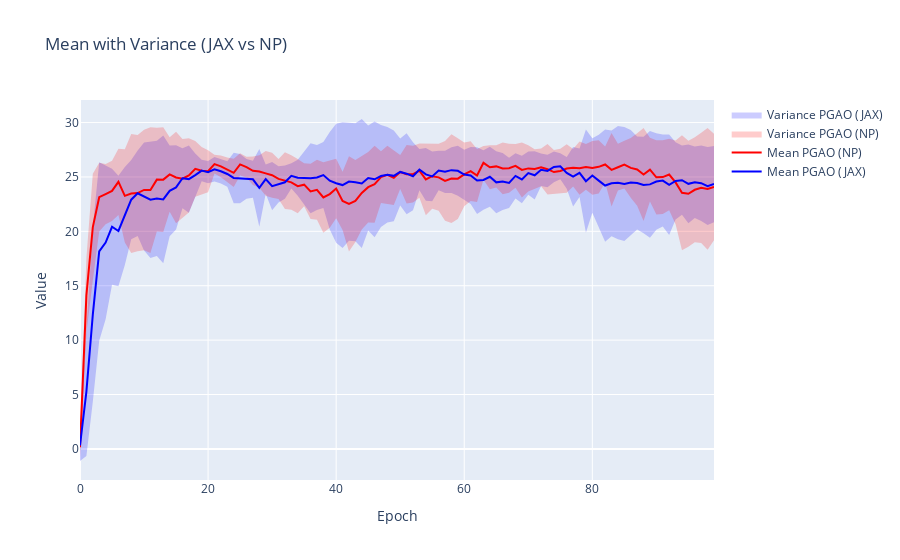

The notebook cell saved with this chart:
### Code cell
# Create the figure
fig = go.Figure()

# Add shaded regions for variance for performances_jax (blue)
upper_bound_jax = performances_jax['mean'] + performances_jax['std']
lower_bound_jax = performances_jax['mean'] - performances_jax['std']

# Add shaded regions for variance for performances_np (red)
upper_bound_np = performances_np['mean'] + performances_np['std']
lower_bound_np = performances_np['mean'] - performances_np['std']

fig.add_trace(go.Scatter(
    x=performances_jax.index.append(performances_jax.index[::-1]),
    y=pd.concat([upper_bound_jax, lower_bound_jax[::-1]]),
    fill='toself',
    fillcolor='rgba(0, 0, 255, 0.2)',
    line=dict(color='rgba(255,255,255,0)'),
    name='Variance PGAO (JAX)',
))

fig.add_trace(go.Scatter(
    x=performances_np.index.append(performances_np.index[::-1]),
    y=pd.concat([upper_bound_np, lower_bound_np[::-1]]),
    fill='toself',
    fillcolor='rgba(255, 0, 0, 0.2)',
    line=dict(color='rgba(255,255,255,0)'),
    name='Variance PGAO (NP)',
))

# Add the mean line plot for performances_np (red)
fig.add_trace(go.Scatter(
    x=performances_np.index,
    y=performances_np['mean'],
    mode='lines',
    name='Mean PGAO (NP)',
    line=dict(color='red')
))

# Add the mean line plot for performances_jax (blue)
fig.add_trace(go.Scatter(
    x=performances_jax.index,
    y=performances_jax['mean'],
    mode='lines',
    name='Mean PGAO (JAX)',
    line=dict(color='blue')
))

# Update layout
fig.update_layout(
    title='Mean with Variance (JAX vs NP)',
    xaxis_title='Epoch',
    yaxis_title='Value',
)

# Show the plot
fig.show()

### Figure 1 — Plotly figure (JSON) as saved in the notebook; plotly's stock layout.template omitted (floating-point values rounded to 4 significant figures; data arrays with more than 128 entries replaced by an {"elided": "..."} marker saying what was removed)
{"data": [{"fill": "toself", "fillcolor": "rgba(0, 0, 255, 0.2)", "line": {"color": "rgba(255,255,255,0)"}, "name": "Variance PGAO (JAX)", "x": {"elided": "200 int values"}, "y": {"elided": "200 float values"}, "type": "scatter"}, {"fill": "toself", "fillcolor": "rgba(255, 0, 0, 0.2)", "line": {"color": "rgba(255,255,255,0)"}, "name": "Variance PGAO (NP)", "x": {"elided": "200 int values"}, "y": {"elided": "200 float values"}, "type": "scatter"}, {"line": {"color": "red"}, "mode": "lines", "name": "Mean PGAO (NP)", "x": [0, 1, 2, 3, 4, 5, 6, 7, 8, 9, 10, 11, 12, 13, 14, 15, 16, 17, 18, 19, 20, 21, 22, 23, 24, 25, 26, 27, 28, 29, 30, 31, 32, 33, 34, 35, 36, 37, 38, 39, 40, 41, 42, 43, 44, 45, 46, 47, 48, 49, 50, 51, 52, 53, 54, 55, 56, 57, 58, 59, 60, 61, 62, 63, 64, 65, 66, 67, 68, 69, 70, 71, 72, 73, 74, 75, 76, 77, 78, 79, 80, 81, 82, 83, 84, 85, 86, 87, 88, 89, 90, 91, 92, 93, 94, 95, 96, 97, 98, 99], "y": [0.1539, 14.11, 20.38, 23.14, 23.42, 23.72, 24.55, 23.26, 23.47, 23.51, 23.8, 23.79, 24.75, 24.75, 25.23, 24.95, 24.84, 25.14, 25.74, 25.57, 25.53, 26.18, 25.97, 25.65, 25.38, 26.15, 25.9, 25.57, 25.5, 25.33, 25.16, 24.82, 24.66, 24.5, 24.16, 24.29, 23.67, 23.82, 23.11, 23.42, 23.94, 22.8, 22.53, 22.79, 23.53, 24.06, 24.34, 24.99, 25.19, 24.92, 25.46, 25.24, 25.25, 25.57, 24.77, 25.07, 24.96, 24.64, 24.85, 24.84, 25.23, 25.54, 25.13, 26.3, 25.89, 25.97, 25.79, 25.8, 26.02, 25.64, 25.79, 25.74, 25.88, 25.71, 25.45, 25.55, 25.78, 25.84, 25.81, 25.92, 25.83, 25.93, 26.14, 25.66, 25.89, 26.13, 25.83, 25.68, 25.23, 25.67, 24.96, 24.99, 25.22, 24.5, 23.54, 23.45, 23.82, 24.0, 23.9, 24.07], "type": "scatter"}, {"line": {"color": "blue"}, "mode": "lines", "name": "Mean PGAO (JAX)", "x": [0, 1, 2, 3, 4, 5, 6, 7, 8, 9, 10, 11, 12, 13, 14, 15, 16, 17, 18, 19, 20, 21, 22, 23, 24, 25, 26, 27, 28, 29, 30, 31, 32, 33, 34, 35, 36, 37, 38, 39, 40, 41, 42, 43, 44, 45, 46, 47, 48, 49, 50, 51, 52, 53, 54, 55, 56, 57, 58, 59, 60, 61, 62, 63, 64, 65, 66, 67, 68, 69, 70, 71, 72, 73, 74, 75, 76, 77, 78, 79, 80, 81, 82, 83, 84, 85, 86, 87, 88, 89, 90, 91, 92, 93, 94, 95, 96, 97, 98, 99], "y": [0.3125, 5.272, 12.34, 18.15, 18.97, 20.42, 20.03, 21.41, 22.91, 23.49, 23.21, 22.91, 23.02, 22.94, 23.73, 24.04, 24.88, 24.8, 25.17, 25.59, 25.44, 25.7, 25.53, 25.27, 24.91, 24.85, 24.82, 24.78, 24.0, 24.79, 24.16, 24.32, 24.51, 25.1, 24.93, 24.91, 24.87, 24.95, 25.17, 24.66, 24.42, 24.25, 24.57, 24.52, 24.4, 24.9, 24.79, 25.08, 25.2, 25.1, 25.46, 25.3, 25.06, 25.68, 25.24, 25.05, 25.59, 25.47, 25.63, 25.57, 25.22, 25.13, 24.67, 24.72, 25.02, 24.5, 24.58, 24.45, 25.1, 24.77, 25.35, 25.15, 25.66, 25.56, 25.92, 25.98, 25.38, 25.03, 25.38, 24.61, 25.13, 24.66, 24.21, 24.42, 24.48, 24.36, 24.49, 24.45, 24.27, 24.32, 24.58, 24.67, 24.28, 24.64, 24.7, 24.37, 24.51, 24.43, 24.16, 24.35], "type": "scatter"}], "layout": {"title": {"text": "Mean with Variance (JAX vs NP)"}, "xaxis": {"title": {"text": "Epoch"}}, "yaxis": {"title": {"text": "Value"}}}}
